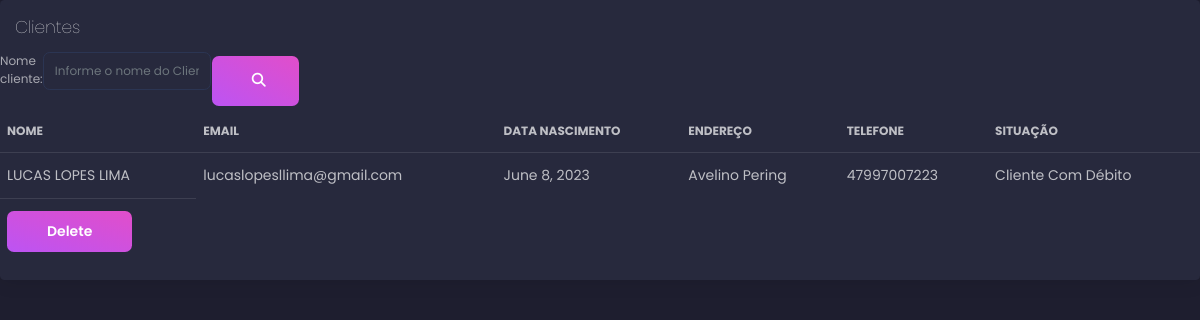
Before: /cliente/listar_clientes/ with the older database file.
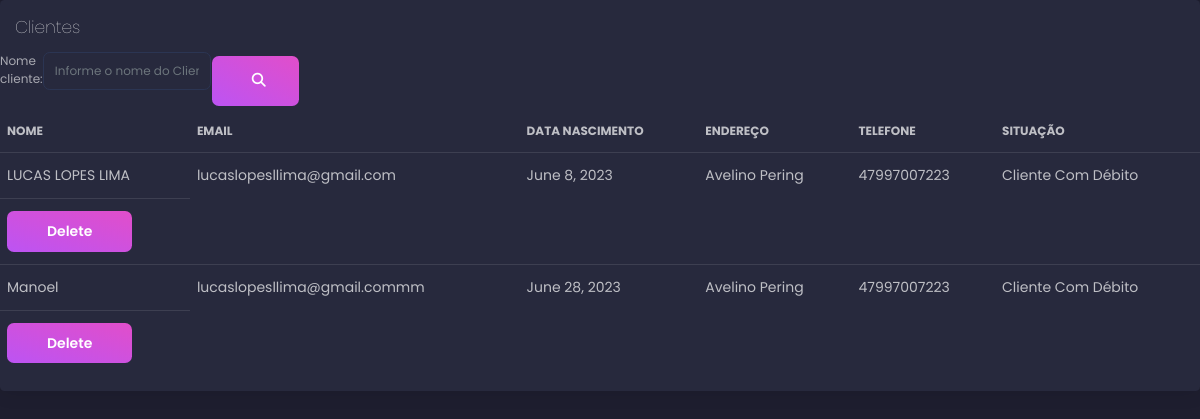
After: the same page with the newer database file.
### clientes/models.py (models this page shows, shortened)
class Cliente(models.Model):
    nome = models.CharField(max_length=100)
    email = models.EmailField(unique=True)
    data_nascimento = models.DateField()
    endereco = models.CharField(max_length=200)
    telefone = models.CharField(max_length=30,default=9999-9999)
    pode_fazer_emprestimo = models.BooleanField(default=False)

### clientes/views.py (the view)
# urls.py: path('listar_clientes/', views.listar_clientes,name='listar_clientes'),
def listar_clientes(request,aviso_ao_usuario="",nome_cliente="listar_todos"):
    try:
        if nome_cliente == "listar_todos":
            clientes = Cliente.objects.all()
        else:
            clientes=""
            clientes = Cliente.objects.filter(nome__startswith=nome_cliente)
    except Exception as e:
        print(e)
    nome_cliente_para_filtrar = forms.BuscaClienteNomeForm()
    return render(request,"listar_clientes.html",{'clientes':clientes ,'aviso_ao_usuario':aviso_ao_usuario,'nome_cliente_para_filtrar':nome_cliente_para_filtrar})

### clientes/forms.py
class BuscaClienteNomeForm(forms.Form):
    nome_cliente = forms.CharField(widget=forms.TextInput(attrs={"placeholder": "Informe o nome do Cliente","class": "form-control"}))

### clientes/templates/listar_clientes.html (shortened to what this page needs)
{% extends 'base.html' %}
{% block content %}
<div class="card ">
  <div class="card-header">
    <h4 class="card-title">Clientes</h4>
  </div>
  <div class="mb-auto">
    <form method="POST" action="{% url 'clientes:pesquisar_cliente' %}" class="w-25 d-flex flex-row">
      {{ nome_cliente_para_filtrar }}
      <button type="submit" class="btn btn-fill btn-primary">
        <i class="fa-sharp fa-solid fa-magnifying-glass"></i>
      </button>
    </form>
    <table class="table table-striped-columns ms-1">
      <thead>
        <tr>
          <th scope="col">Nome</th>
          <th scope="col">Email</th>
          <th scope="col">Data Nascimento</th>
          <th scope="col">Endereço</th>
          <th scope="col">Telefone</th>
          <th scope="col">Situação</th>
        </tr>
      </thead>
      <tbody>
        {% for cliente in clientes %}
        <tr>
          <td>{{ cliente.nome }}</td>
          <td>{{ cliente.email }}</td>
          <td>{{ cliente.data_nascimento }}</td>
          <td>{{ cliente.endereco }}</td>
          <td>{{ cliente.telefone }}</td>
          {% if cliente.pode_fazer_emprestimo %}
          <td>Nada Consta</td>
          {% else %}
          <td>Cliente Com Débito</td>
          {% endif %}
        </tr>
        <th><a class="btn btn-primary" href="deletar_cliente/{{ cliente.id }}">Delete</th>
        {% endfor %}
      </tbody>
    </table>
  </div>
</div>
{% endblock content %} {% block javascripts %}{% endblock javascripts %}

Changed rows visible on the page:
added Cliente: nome "Manoel", email "lucaslopesllima@gmail.commm", data_nascimento "June 28, 2023", endereco "Avelino Pering", telefone "47997007223", pode_fazer_emprestimo "Cliente Com Débito"
